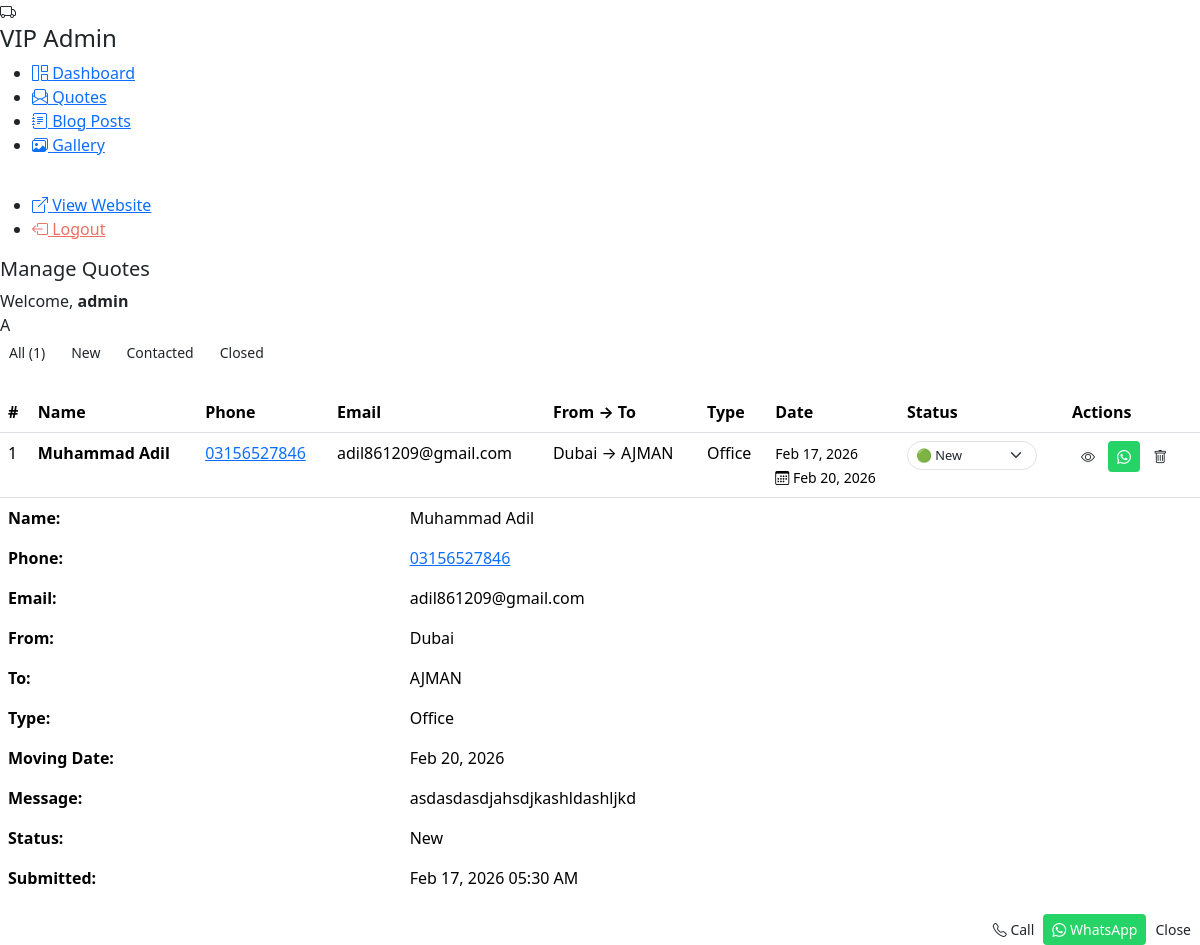
The app's page /admin/quotes.php (signed in) with its own data.
### tables this page shows
CREATE TABLE `quotes` (
  `id` int(11) NOT NULL,
  `name` varchar(100) NOT NULL,
  `phone` varchar(20) NOT NULL,
  `email` varchar(100) DEFAULT NULL,
  `moving_from` varchar(255) NOT NULL,
  `moving_to` varchar(255) NOT NULL,
  `property_type` enum('Apartment','Villa','Office','Other') DEFAULT 'Apartment',
  `moving_date` date DEFAULT NULL,
  `message` text DEFAULT NULL,
  `status` enum('New','Contacted','Closed') DEFAULT 'New',
  `created_at` timestamp NOT NULL DEFAULT current_timestamp()
);

### includes/functions.php (called while the page is built, shortened)
<?php
function sanitize($data) {
    return htmlspecialchars(trim($data), ENT_QUOTES, 'UTF-8');
}
function generateCsrfToken() {
    return $_SESSION['csrf_token'];
}

### admin/quotes.php (the view, shortened to what this page needs)
<?php
$admin_title = 'Manage Quotes';
require_once __DIR__ . '/../includes/functions.php';
require_once __DIR__ . '/../includes/db.php';
require_once 'includes/admin-header.php';
$status_filter = isset($_GET['status']) ? sanitize($_GET['status']) : 'all';
try {
    if ($status_filter !== 'all' && in_array($status_filter, ['New', 'Contacted', 'Closed'])) {
        $stmt = $pdo->prepare("SELECT * FROM quotes WHERE status = ? ORDER BY created_at DESC");
        $stmt->execute([$status_filter]);
    } else {
        $stmt = $pdo->query("SELECT * FROM quotes ORDER BY created_at DESC");
    }
    $quotes = $stmt->fetchAll();
} catch (PDOException $e) {
    $quotes = [];
}
?>
<div class="d-flex justify-content-between align-items-center flex-wrap gap-3 mb-4">
    <div class="d-flex gap-2 flex-wrap">
        <a href="quotes.php" class="btn <?php echo $status_filter === 'all' ? 'btn-admin-primary' : 'btn-admin-outline'; ?> btn-sm">All (<?php echo count($quotes); ?>)</a>
        <a href="?status=New" class="btn <?php echo $status_filter === 'New' ? 'btn-admin-primary' : 'btn-admin-outline'; ?> btn-sm">New</a>
        <a href="?status=Contacted" class="btn <?php echo $status_filter === 'Contacted' ? 'btn-admin-primary' : 'btn-admin-outline'; ?> btn-sm">Contacted</a>
        <a href="?status=Closed" class="btn <?php echo $status_filter === 'Closed' ? 'btn-admin-primary' : 'btn-admin-outline'; ?> btn-sm">Closed</a>
    </div>
</div>
<div class="admin-table-wrapper">
    <div class="table-responsive">
        <table class="table table-hover mb-0">
            <thead>
                <tr>
                    <th>#</th>
                    <th>Name</th>
                    <th>Phone</th>
                    <th>Email</th>
                    <th>From → To</th>
                    <th>Type</th>
                    <th>Date</th>
                    <th>Status</th>
                    <th>Actions</th>
                </tr>
            </thead>
            <tbody>
                <?php if (count($quotes) > 0): ?>
                <?php foreach ($quotes as $q): ?>
                <tr>
                    <td><?php echo $q['id']; ?></td>
                    <td><strong><?php echo sanitize($q['name']); ?></strong></td>
                    <td><a href="tel:<?php echo $q['phone']; ?>"><?php echo sanitize($q['phone']); ?></a></td>
                    <td><?php echo sanitize($q['email'] ?: '-'); ?></td>
                    <td><?php echo sanitize($q['moving_from']); ?> → <?php echo sanitize($q['moving_to']); ?></td>
                    <td><?php echo sanitize($q['property_type']); ?></td>
                    <td>
                        <small><?php echo date('M d, Y', strtotime($q['created_at'])); ?></small><br>
                        <?php if ($q['moving_date']): ?>
                        <small class="text-accent"><i class="bi bi-calendar3"></i> <?php echo date('M d, Y', strtotime($q['moving_date'])); ?></small>
                        <?php endif; ?>
                    </td>
                    <td>
                        <form method="POST" class="d-inline">
                            <select name="status" class="form-select form-select-sm" style="width:130px; border-radius:50px; font-size:0.8rem;" onchange="this.form.submit()">
                                <option value="New" <?php echo $q['status'] === 'New' ? 'selected' : ''; ?>>🟢 New</option>
                            </select>
                        </form>
                    </td>
                    <td>
                        <button class="btn btn-admin-outline btn-sm" data-bs-toggle="modal" data-bs-target="#quoteModal<?php echo $q['id']; ?>">
                            <i class="bi bi-eye"></i>
                        </button>
                        <a href="https://wa.me/<?php echo preg_replace('/[^0-9]/', '', $q['phone']); ?>" target="_blank" class="btn btn-sm" style="background:#25d366; color:#fff;">
                            <i class="bi bi-whatsapp"></i>
                        </a>
                        <a href="?delete=<?php echo $q['id']; ?>&csrf_token=<?php echo generateCsrfToken(); ?>" class="btn btn-admin-danger btn-sm" onclick="return confirm('Delete this quote?')">
                            <i class="bi bi-trash"></i>
                        </a>
                    </td>
                </tr>
                <div class="modal fade" id="quoteModal<?php echo $q['id']; ?>" tabindex="-1">
                    <div class="modal-dialog">
                        <div class="modal-content" style="border-radius:16px;">
                            <div class="modal-body">
                                <table class="table table-borderless">
                                    <tr><td class="fw-bold">Name:</td><td><?php echo sanitize($q['name']); ?></td></tr>
                                    <tr><td class="fw-bold">Phone:</td><td><a href="tel:<?php echo $q['phone']; ?>"><?php echo sanitize($q['phone']); ?></a></td></tr>
                                    <tr><td class="fw-bold">Email:</td><td><?php echo sanitize($q['email'] ?: '-'); ?></td></tr>
                                    <tr><td class="fw-bold">From:</td><td><?php echo sanitize($q['moving_from']); ?></td></tr>
                                    <tr><td class="fw-bold">To:</td><td><?php echo sanitize($q['moving_to']); ?></td></tr>
                                    <tr><td class="fw-bold">Type:</td><td><?php echo sanitize($q['property_type']); ?></td></tr>
                                    <tr><td class="fw-bold">Moving Date:</td><td><?php echo $q['moving_date'] ? date('M d, Y', strtotime($q['moving_date'])) : '-'; ?></td></tr>
                                    <tr><td class="fw-bold">Message:</td><td><?php echo sanitize($q['message'] ?: 'No message provided'); ?></td></tr>
                                    <tr><td class="fw-bold">Status:</td><td><span class="badge-status <?php echo strtolower($q['status']); ?>"><?php echo $q['status']; ?></span></td></tr>
                                    <tr><td class="fw-bold">Submitted:</td><td><?php echo date('M d, Y h:i A', strtotime($q['created_at'])); ?></td></tr>
                                </table>
                            </div>
                            <div class="modal-footer">
                                <a href="tel:<?php echo $q['phone']; ?>" class="btn btn-admin-primary btn-sm"><i class="bi bi-telephone"></i> Call</a>
                                <a href="https://wa.me/<?php echo preg_replace('/[^0-9]/', '', $q['phone']); ?>" target="_blank" class="btn btn-sm" style="background:#25d366; color:#fff;"><i class="bi bi-whatsapp"></i> WhatsApp</a>
                                <button type="button" class="btn btn-admin-outline btn-sm" data-bs-dismiss="modal">Close</button>
                            </div>
                        </div>
                    </div>
                </div>
                <?php endforeach; ?>
                <?php else: ?>
                <tr>
                    <td colspan="9" class="text-center py-4 text-muted">No quotes found.</td>
                </tr>
                <?php endif; ?>
            </tbody>
        </table>
    </div>
</div>
<?php require_once 'includes/admin-footer.php'; ?>

### admin/includes/admin-header.php (shortened to what this page needs)
<?php
require_once __DIR__ . '/../../includes/functions.php';
$admin_page = basename($_SERVER['PHP_SELF'], '.php');
?>
<!DOCTYPE html>
<html lang="en">
<head>
    <link href="https://cdn.jsdelivr.net/npm/bootstrap@5.3.3/dist/css/bootstrap.min.css" rel="stylesheet">
    <link href="https://cdn.jsdelivr.net/npm/bootstrap-icons@1.11.3/font/bootstrap-icons.min.css" rel="stylesheet">
    <link href="<?php echo SITE_URL; ?>/assets/css/admin.css" rel="stylesheet">
</head>
<body class="admin-body">
    <aside class="admin-sidebar" id="adminSidebar">
        <div class="sidebar-brand">
            <div class="brand-icon"><i class="bi bi-truck"></i></div>
            <h4>VIP <span>Admin</span></h4>
        </div>
        <ul class="sidebar-nav">
            <li><a href="dashboard.php" class="<?php echo $admin_page === 'dashboard' ? 'active' : ''; ?>"><i class="bi bi-grid-1x2"></i> Dashboard</a></li>
            <li><a href="quotes.php" class="<?php echo $admin_page === 'quotes' ? 'active' : ''; ?>"><i class="bi bi-envelope-paper"></i> Quotes</a></li>
            <li><a href="blog.php" class="<?php echo $admin_page === 'blog' ? 'active' : ''; ?>"><i class="bi bi-journal-text"></i> Blog Posts</a></li>
            <li><a href="gallery.php" class="<?php echo $admin_page === 'gallery' ? 'active' : ''; ?>"><i class="bi bi-images"></i> Gallery</a></li>
            <li style="margin-top:20px; border-top:1px solid rgba(255,255,255,0.08); padding-top:15px;">
                <a href="<?php echo SITE_URL; ?>/" target="_blank"><i class="bi bi-box-arrow-up-right"></i> View Website</a>
            </li>
            <li><a href="login.php?logout=1&csrf_token=<?php echo generateCsrfToken(); ?>" style="color:rgba(231,76,60,0.8);"><i class="bi bi-box-arrow-left"></i> Logout</a></li>
        </ul>
    </aside>
    <div class="admin-main">
        <div class="admin-topbar">
            <div class="d-flex align-items-center gap-3">
                <h5><?php echo isset($admin_title) ? $admin_title : 'Dashboard'; ?></h5>
            </div>
            <div class="admin-user">
                <span>Welcome, <strong><?php echo sanitize($_SESSION['admin_username'] ?? 'Admin'); ?></strong></span>
                <div class="avatar"><?php echo strtoupper(substr($_SESSION['admin_username'] ?? 'A', 0, 1)); ?></div>
            </div>
        </div>
        <div class="admin-content">

### admin/includes/admin-footer.php (shortened to what this page needs)
        </div>
    </div>
</body>
</html>

### records on screen
quotes: id "1", name "Muhammad Adil", phone "03156527846", email "adil861209@gmail.com", moving_from "Dubai", moving_to "AJMAN", property_type "Office", created_at "Feb 17, 2026", moving_date "Feb 20, 2026", status "🟢 New", message "asdasdasdjahsdjkashldashljkd", status "New", created_at "Feb 17, 2026 05:30 AM"

### other values on screen
$admin_title "Manage Quotes"
$_SESSION['admin_username'] "admin"
substr($_SESSION['admin_username'] ?? 'A', 0, 1) "A"
count($quotes) "1"
